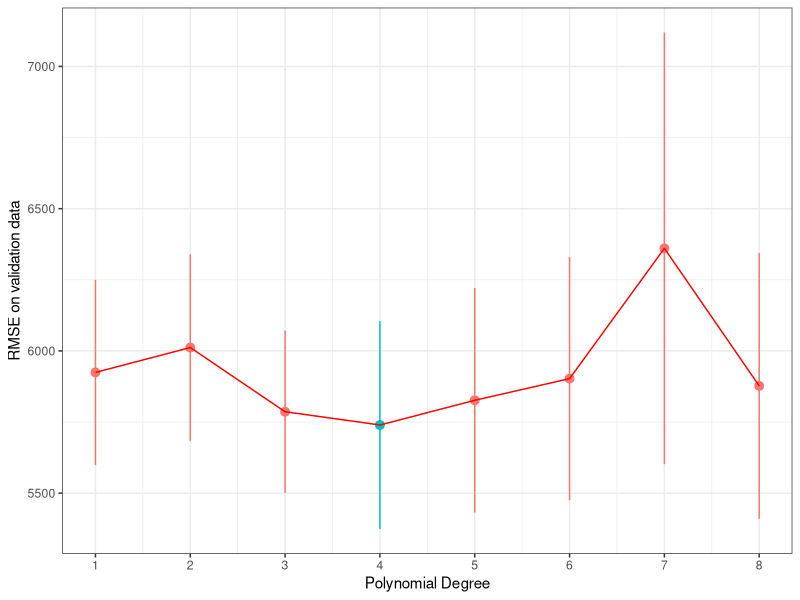
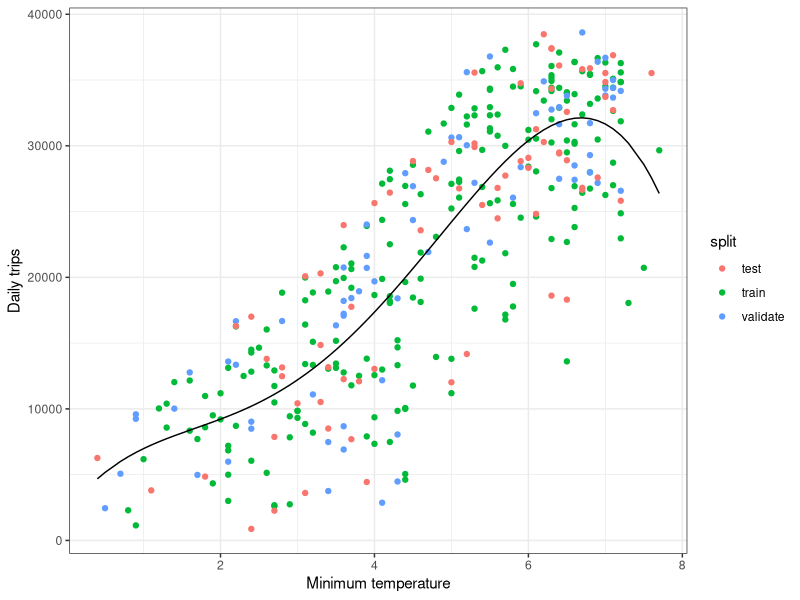
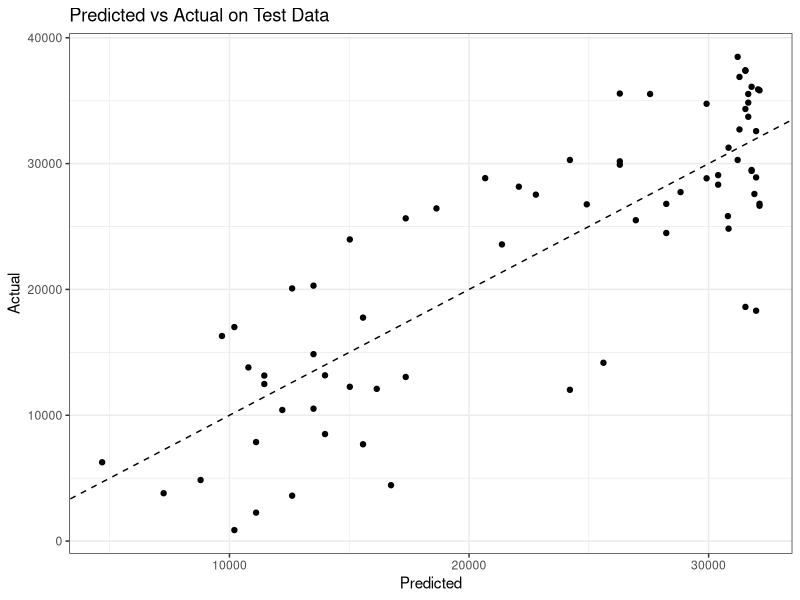

These figures' R source, in order:
library(tidyverse)
library(scales)
library(modelr)

theme_set(theme_bw())
options(repr.plot.width=4, repr.plot.height=3)



trips_per_day <- read_tsv('trips_per_day.tsv')
head(trips_per_day)


set.seed(42)

# Assume trips_per_day is your data frame and it has already been loaded
num_days <- nrow(trips_per_day)
frac_train <- 0.6
frac_validation <- 0.2
frac_test <- 0.2

train_size <- floor(num_days * frac_train)
validation_size <- floor(num_days * frac_validation)
test_size <- num_days - train_size - validation_size

# Randomly sample rows for the training set
train_indices <- sample(1:num_days, train_size, replace = FALSE)

# Remaining indices after removing the training indices
remaining_indices <- setdiff(1:num_days, train_indices)

# Randomly sample rows for the validation set from the remaining indices
validation_indices <- sample(remaining_indices, validation_size, replace = FALSE)

# Remaining indices after removing the validation indices
test_indices <- setdiff(remaining_indices, validation_indices)

# Create the training, validation, and test sets
trips_per_day_train <- trips_per_day[train_indices, ]
trips_per_day_validation <- trips_per_day[validation_indices, ]
trips_per_day_test <- trips_per_day[test_indices, ]

# Check the sizes of each set to ensure correctness
cat("Training set size:", nrow(trips_per_day_train), "\n")
cat("Validation set size:", nrow(trips_per_day_validation), "\n")
cat("Test set size:", nrow(trips_per_day_test), "\n")

set.seed(42)
num_folds <- 5

trips_per_day_train <- trips_per_day_train %>%
  mutate(fold = (row_number() %% num_folds) + 1)

# fit a model for each polynomial degree
K <- 1:8
avg_validate_err <- c()
se_validate_err <- c()
for (k in K) {
  # do 5-fold cross-validation within each value of k
  validate_err <- c()
  for (f in 1:num_folds) {
    # fit on the training data
    trips_per_day_train_new <- filter(trips_per_day_train, fold != f)
    model <- lm(num_trips ~ poly(tmin, k, raw = T), data=trips_per_day_train_new)
    # evaluate on the validation data
    trips_per_day_validate_new <- filter(trips_per_day_train, fold == f)
    validate_err[f] <- sqrt(mean((predict(model, trips_per_day_validate_new) - trips_per_day_validate_new$num_trips)^2))
  }
  # compute the average validation error across folds
  # and the standard error on this estimate
  avg_validate_err[k] <- mean(validate_err)
  se_validate_err[k] <- sd(validate_err) / sqrt(num_folds)
}

# plot the validate error, highlighting the value of k with the lowest average error
plot_data <- data.frame(K, avg_validate_err, se_validate_err)
ggplot(plot_data, aes(x=K, y=avg_validate_err)) +
  geom_pointrange(aes(ymin=avg_validate_err - se_validate_err,
                      ymax=avg_validate_err + se_validate_err,
                      color=avg_validate_err == min(avg_validate_err))) +
  geom_line(color = "red") +
  scale_x_continuous(breaks=1:12) +
  theme(legend.position="none") +
  xlab('Polynomial Degree') +
  ylab('RMSE on validation data')

#Lets see what happens if we use 4th degree polynomial to plot the graph
model <- lm(num_trips ~ poly(tmin, 4, raw = T), data = trips_per_day)

trips_per_day_train <- trips_per_day_train %>%
  add_predictions(model) %>%
  mutate(split = "train")

trips_per_day_validation <- trips_per_day_validation %>%
  add_predictions(model) %>%
  mutate(split = "validate")

trips_per_day_test_pred <- trips_per_day_test %>%
  add_predictions(model) %>%
  mutate(split = "test")

plot_data <- bind_rows(trips_per_day_train, trips_per_day_validation, trips_per_day_test_pred)

ggplot(plot_data, aes(x = tmin, y = num_trips)) +
  geom_point(aes(color = split)) +
  geom_line(aes(y = pred)) +
  xlab('Minimum temperature') +
  ylab('Daily trips') +
  scale_y_continuous()


# Predict on the test data using the previously trained model
trips_per_day_test_pred <- trips_per_day_test %>%
  add_predictions(model) %>%
  mutate(split = "test")

# Plot the predicted vs. actual values
ggplot(trips_per_day_test_pred, aes(x = pred, y = num_trips)) +
  geom_point() +
  geom_abline(slope = 1, intercept = 0, linetype = "dashed") +
  xlab('Predicted') +
  ylab('Actual') +
  ggtitle('Predicted vs Actual on Test Data')

# Calculate RMSE for the test dataset
pred_actual <- trips_per_day_test %>%
  add_predictions(model) %>%
  mutate(actual = num_trips)

rmse <- pred_actual %>%
  summarize(rmse = sqrt(mean((pred - actual)^2)))

print(rmse)


